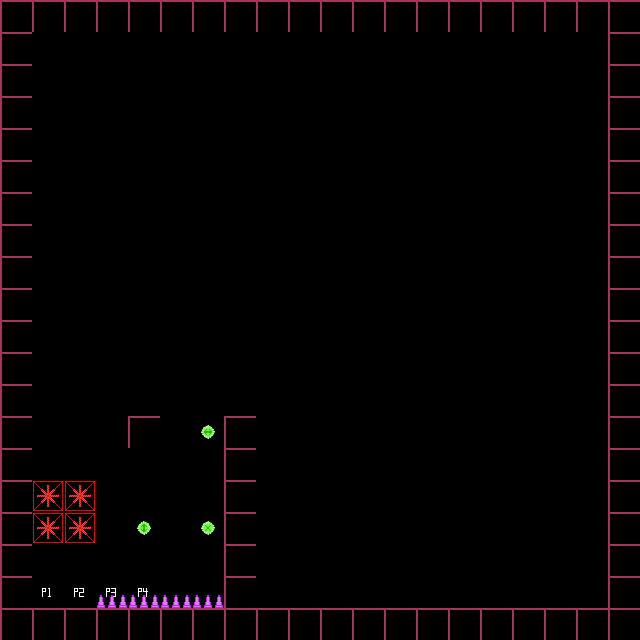

This is a level from a 2D game, rendered from its Tiled map with the project's own tilesets. A one-line summary and the complete map file follow:
An orthogonal 20x20 tile map with 32x32 px tiles, 3 tile layers (Tiles, Specials, Ingredients), 2 tilesets.

<map version="1.0" orientation="orthogonal" renderorder="right-down" width="20" height="20" tilewidth="32" tileheight="32" nextobjectid="1">
 <tileset firstgid="1" source="../Tiles.tsx" />
 <tileset firstgid="71" source="../Ingredients.tsx" />
 <layer name="Tiles" width="20" height="20">
  <data encoding="csv">
2,2,2,2,2,2,2,2,2,2,2,2,2,2,2,2,2,2,2,2,
2,0,0,0,0,0,0,0,0,0,0,0,0,0,0,0,0,0,0,2,
2,0,0,0,0,0,0,0,0,0,0,0,0,0,0,0,0,0,0,2,
2,0,0,0,0,0,0,0,0,0,0,0,0,0,0,0,0,0,0,2,
2,0,0,0,0,0,0,0,0,0,0,0,0,0,0,0,0,0,0,2,
2,0,0,0,0,0,0,0,0,0,0,0,0,0,0,0,0,0,0,2,
2,0,0,0,0,0,0,0,0,0,0,0,0,0,0,0,0,0,0,2,
2,0,0,0,0,0,0,0,0,0,0,0,0,0,0,0,0,0,0,2,
2,0,0,0,0,0,0,0,0,0,0,0,0,0,0,0,0,0,0,2,
2,0,0,0,0,0,0,0,0,0,0,0,0,0,0,0,0,0,0,2,
2,0,0,0,0,0,0,0,0,0,0,0,0,0,0,0,0,0,0,2,
2,0,0,0,0,0,0,0,0,0,0,0,0,0,0,0,0,0,0,2,
2,0,0,0,0,0,0,0,0,0,0,0,0,0,0,0,0,0,0,2,
2,0,0,0,2,0,0,2,0,0,0,0,0,0,0,0,0,0,0,2,
2,0,0,0,0,0,0,2,0,0,0,0,0,0,0,0,0,0,0,2,
2,0,0,0,0,0,0,2,0,0,0,0,0,0,0,0,0,0,0,2,
2,0,0,0,0,0,0,2,0,0,0,0,0,0,0,0,0,0,0,2,
2,0,0,0,0,0,0,2,0,0,0,0,0,0,0,0,0,0,0,2,
2,0,0,0,0,0,0,2,0,0,0,0,0,0,0,0,0,0,0,2,
2,2,2,2,2,2,2,2,2,2,2,2,2,2,2,2,2,2,2,2
</data>
 </layer>
 <layer name="Specials" width="20" height="20">
  <data encoding="csv">
0,0,0,0,0,0,0,0,0,0,0,0,0,0,0,0,0,0,0,0,
0,0,0,0,0,0,0,0,0,0,0,0,0,0,0,0,0,0,0,0,
0,0,0,0,0,0,0,0,0,0,0,0,0,0,0,0,0,0,0,0,
0,0,0,0,0,0,0,0,0,0,0,0,0,0,0,0,0,0,0,0,
0,0,0,0,0,0,0,0,0,0,0,0,0,0,0,0,0,0,0,0,
0,0,0,0,0,0,0,0,0,0,0,0,0,0,0,0,0,0,0,0,
0,0,0,0,0,0,0,0,0,0,0,0,0,0,0,0,0,0,0,0,
0,0,0,0,0,0,0,0,0,0,0,0,0,0,0,0,0,0,0,0,
0,0,0,0,0,0,0,0,0,0,0,0,0,0,0,0,0,0,0,0,
0,0,0,0,0,0,0,0,0,0,0,0,0,0,0,0,0,0,0,0,
0,0,0,0,0,0,0,0,0,0,0,0,0,0,0,0,0,0,0,0,
0,0,0,0,0,0,0,0,0,0,0,0,0,0,0,0,0,0,0,0,
0,0,0,0,0,0,0,0,0,0,0,0,0,0,0,0,0,0,0,0,
0,0,0,0,0,0,0,0,0,0,0,0,0,0,0,0,0,0,0,0,
0,0,0,0,0,0,0,0,0,0,0,0,0,0,0,0,0,0,0,0,
0,0,0,0,0,0,0,0,0,0,0,0,0,0,0,0,0,0,0,0,
0,0,0,0,0,0,0,0,0,0,0,0,0,0,0,0,0,0,0,0,
0,0,0,0,0,0,0,0,0,0,0,0,0,0,0,0,0,0,0,0,
0,71,72,73,74,0,0,0,0,0,0,0,0,0,0,0,0,0,0,0,
0,0,0,0,0,0,0,0,0,0,0,0,0,0,0,0,0,0,0,0
</data>
 </layer>
 <layer name="Ingredients" width="20" height="20">
  <data encoding="csv">
0,0,0,0,0,0,0,0,0,0,0,0,0,0,0,0,0,0,0,0,
0,0,0,0,0,0,0,0,0,0,0,0,0,0,0,0,0,0,0,0,
0,0,0,0,0,0,0,0,0,0,0,0,0,0,0,0,0,0,0,0,
0,0,0,0,0,0,0,0,0,0,0,0,0,0,0,0,0,0,0,0,
0,0,0,0,0,0,0,0,0,0,0,0,0,0,0,0,0,0,0,0,
0,0,0,0,0,0,0,0,0,0,0,0,0,0,0,0,0,0,0,0,
0,0,0,0,0,0,0,0,0,0,0,0,0,0,0,0,0,0,0,0,
0,0,0,0,0,0,0,0,0,0,0,0,0,0,0,0,0,0,0,0,
0,0,0,0,0,0,0,0,0,0,0,0,0,0,0,0,0,0,0,0,
0,0,0,0,0,0,0,0,0,0,0,0,0,0,0,0,0,0,0,0,
0,0,0,0,0,0,0,0,0,0,0,0,0,0,0,0,0,0,0,0,
0,0,0,0,0,0,0,0,0,0,0,0,0,0,0,0,0,0,0,0,
0,0,0,0,0,0,0,0,0,0,0,0,0,0,0,0,0,0,0,0,
0,0,0,0,0,0,82,0,0,0,0,0,0,0,0,0,0,0,0,0,
0,0,0,0,0,0,0,0,0,0,0,0,0,0,0,0,0,0,0,0,
0,84,84,0,0,0,0,0,0,0,0,0,0,0,0,0,0,0,0,0,
0,84,84,0,2684354642,0,81,0,0,0,0,0,0,0,0,0,0,0,0,0,
0,0,0,0,0,0,0,0,0,0,0,0,0,0,0,0,0,0,0,0,
0,0,0,83,83,83,83,0,0,0,0,0,0,0,0,0,0,0,0,0,
0,0,0,0,0,0,0,0,0,0,0,0,0,0,0,0,0,0,0,0
</data>
 </layer>
</map>
